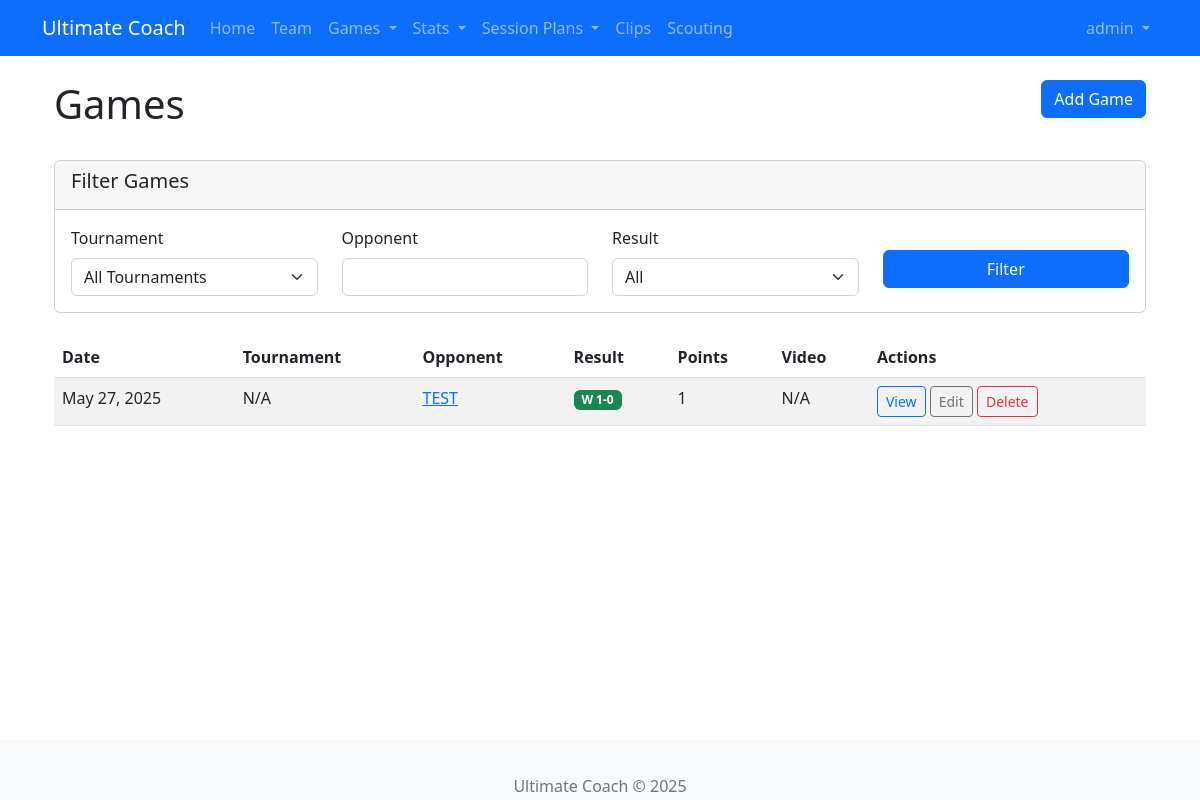
Page /games/ (signed in) on the committed database.
### app/models/user.py (models this page shows, shortened)
class User(UserMixin, db.Model):
    id = db.Column(db.Integer, primary_key=True)
    username = db.Column(db.String(64), unique=True, nullable=False)
    email = db.Column(db.String(120), unique=True, nullable=False)
    password_hash = db.Column(db.String(128))
    role = db.Column(db.String(20), default='user')  # Add this line
    is_admin = db.Column(db.Boolean, default=False)
    created_at = db.Column(db.DateTime, default=datetime.utcnow)
    created_drills = db.relationship('SavedDrill', backref='creator', lazy='dynamic')
    player_profile = db.relationship('Player', back_populates='user_account', uselist=False)

### app/models/game.py (models this page shows, shortened)
class Game(db.Model):
    id = db.Column(db.Integer, primary_key=True)
    tournament_id = db.Column(db.Integer, db.ForeignKey('tournament.id'), nullable=True)
    opponent = db.Column(db.String(100), nullable=False)
    our_score = db.Column(db.Integer, default=0)
    their_score = db.Column(db.Integer, default=0)
    date = db.Column(db.Date, nullable=True)
    youtube_link = db.Column(db.String(200), nullable=True)
    notes = db.Column(db.Text, nullable=True)
    created_at = db.Column(db.DateTime, default=datetime.utcnow)
    updated_at = db.Column(db.DateTime, default=datetime.utcnow, onupdate=datetime.utcnow)
    points = db.relationship('Point', backref='game', lazy='dynamic', cascade='all, delete-orphan')
    clips = db.relationship('Clip', backref='game', lazy='dynamic', cascade='all, delete-orphan')
    @property
    def is_win(self):
        return self.our_score > self.their_score
    @property
    def result_string(self):
        if self.is_win:
            return f'W {self.our_score}-{self.their_score}'
        elif self.is_loss:
            return f'L {self.our_score}-{self.their_score}'
        else:
            return f'T {self.our_score}-{self.their_score}'
    @property
    def point_count(self):
        return self.points.count()

### app/routes/game.py (the view)
@bp.route('/')
@login_required
def index():
    form = GameFilterForm()
    tournament_id = request.args.get('tournament_id', type=int)
    opponent = request.args.get('opponent', '')
    result = request.args.get('result', '')
    if tournament_id:
        form.tournament_id.data = tournament_id
    form.opponent.data = opponent
    form.result.data = result
    query = Game.query
    if tournament_id and tournament_id > 0:
        query = query.filter(Game.tournament_id == tournament_id)
    if opponent:
        query = query.filter(Game.opponent.ilike(f'%{opponent}%'))
    if result == 'win':
        query = query.filter(Game.our_score > Game.their_score)
    elif result == 'loss':
        query = query.filter(Game.our_score < Game.their_score)
    elif result == 'tie':
        query = query.filter(Game.our_score == Game.their_score)
    games = query.order_by(Game.date.desc()).all()
    return render_template('game/index.html', games=games, form=form)

### app/forms/game.py
class GameFilterForm(FlaskForm):
    tournament_id = SelectField('Tournament', coerce=int, validators=[Optional()])
    opponent = StringField('Opponent', validators=[Optional()])
    result = SelectField('Result', choices=[
        ('', 'All'),
        ('win', 'Wins'),
        ('loss', 'Losses'),
        ('tie', 'Ties')
    ], validators=[Optional()])
    submit = SubmitField('Filter')
    def __init__(self, *args, **kwargs):
        super(GameFilterForm, self).__init__(*args, **kwargs)
        self.tournament_id.choices = [(0, 'All Tournaments')] + [
            (t.id, t.name) for t in Tournament.query.order_by(Tournament.start_date.desc()).all()
        ]

### app/models/user.py (called while the page is built)
@login.user_loader
def load_user(id):
    return User.query.get(int(id))

### app/templates/game/index.html (shortened to what this page needs)
{% extends "base.html" %}
{% block content %}
<div class="container">
    <div class="row mb-4">
        <div class="col-md-8">
            <h1>Games</h1>
        </div>
        <div class="col-md-4 text-end">
            <a href="{{ url_for('game.add') }}" class="btn btn-primary">Add Game</a>
        </div>
    </div>
    <div class="row mb-4">
        <div class="col-12">
            <div class="card">
                <div class="card-header">
                    <h5>Filter Games</h5>
                </div>
                <div class="card-body">
                    <form method="get" action="{{ url_for('game.index') }}">
                        <div class="row">
                            <div class="col-md-3">
                                {{ form.tournament_id.label(class="form-label") }}
                                {{ form.tournament_id(class="form-select") }}
                            </div>
                            <div class="col-md-3">
                                {{ form.opponent.label(class="form-label") }}
                                {{ form.opponent(class="form-control") }}
                            </div>
                            <div class="col-md-3">
                                {{ form.result.label(class="form-label") }}
                                {{ form.result(class="form-select") }}
                            </div>
                            <div class="col-md-3">
                                <button type="submit" class="btn btn-primary w-100">Filter</button>
                            </div>
                        </div>
                    </form>
                </div>
            </div>
        </div>
    </div>
    <div class="row">
        <div class="col-12">
            <div class="table-responsive">
                <table class="table table-striped table-hover">
                    <thead>
                        <tr>
                            <th>Date</th>
                            <th>Tournament</th>
                            <th>Opponent</th>
                            <th>Result</th>
                            <th>Points</th>
                            <th>Video</th>
                            <th>Actions</th>
                        </tr>
                    </thead>
                    <tbody>
                        {% for game in games %}
                        <tr>
                            <td>{{ game.date.strftime('%b %d, %Y') if game.date else 'N/A' }}</td>
                            <td>
                                {% if game.tournament %}
                                <a href="{{ url_for('tournament.detail', tournament_id=game.tournament.id) }}">
                                    {{ game.tournament.name }}
                                </a>
                                {% else %}
                                N/A
                                {% endif %}
                            </td>
                            <td>
                                <a href="{{ url_for('game.detail', game_id=game.id) }}">
                                    {{ game.opponent }}
                                </a>
                            </td>
                            <td>
                                <span class="badge {% if game.is_win %}bg-success{% elif game.is_loss %}bg-danger{% else %}bg-secondary{% endif %}">
                                    {{ game.result_string }}
                                </span>
                            </td>
                            <td>{{ game.point_count }}</td>
                            <td>
                                {% if game.youtube_link %}
                                <a href="{{ game.youtube_link }}" target="_blank" class="btn btn-sm btn-outline-danger">
                                    <i class="bi bi-youtube"></i> Watch
                                </a>
                                {% else %}
                                N/A
                                {% endif %}
                            </td>
                            <td>
                                <a href="{{ url_for('game.detail', game_id=game.id) }}" class="btn btn-sm btn-outline-primary">View</a>
                                <a href="{{ url_for('game.edit', game_id=game.id) }}" class="btn btn-sm btn-outline-secondary">Edit</a>
                                <button type="button" class="btn btn-sm btn-outline-danger" data-bs-toggle="modal" data-bs-target="#deleteModal{{ game.id }}">Delete</button>
                            </td>
                        </tr>
                        {% else %}
                        <tr>
                            <td colspan="7" class="text-center">No games found.</td>
                        </tr>
                        {% endfor %}
                    </tbody>
                </table>
            </div>
        </div>
    </div>
</div>
{% endblock %}

### app/templates/base.html (shortened to what this page needs)
<!DOCTYPE html>
<html lang="en">
<head>
    <link rel="stylesheet" href="https://cdn.jsdelivr.net/npm/bootstrap@5.2.3/dist/css/bootstrap.min.css">
    <link rel="stylesheet" href="https://cdn.jsdelivr.net/npm/bootstrap-icons@1.10.5/font/bootstrap-icons.css">
    <link rel="stylesheet" href="{{ url_for('static', filename='css/main.css') }}">
</head>
<body>
    <nav class="navbar navbar-expand-lg navbar-dark bg-primary">
        <div class="container">
            <a class="navbar-brand" href="{{ url_for('main.index') }}">Ultimate Coach</a>
            <div class="collapse navbar-collapse" id="navbarNav">
                <ul class="navbar-nav me-auto">
                    <li class="nav-item">
                        <a class="nav-link" href="{{ url_for('main.index') }}"
                           data-bs-toggle="tooltip" data-bs-placement="bottom"
                           title="Return to homepage">Home</a>
                    </li>
                    <li class="nav-item">
                        <a class="nav-link" href="{{ url_for('team.index') }}"
                           data-bs-toggle="tooltip" data-bs-placement="bottom"
                           title="Manage team roster">Team</a>
                    </li>
                    <li class="nav-item dropdown">
                        <a class="nav-link dropdown-toggle" href="#" id="gamesDropdown"
                           role="button" data-bs-toggle="dropdown" aria-expanded="false"
                           data-bs-toggle="tooltip" data-bs-placement="bottom"
                           title="Manage games and tournaments">
                            Games
                        </a>
                    </li>
                    <li class="nav-item dropdown">
                        <a class="nav-link dropdown-toggle" href="#" id="statsDropdown"
                           role="button" data-bs-toggle="dropdown" aria-expanded="false"
                           data-bs-toggle="tooltip" data-bs-placement="bottom"
                           title="View comprehensive statistics and analytics">
                            Stats
                        </a>
                    </li>
                    <li class="nav-item dropdown">
                        <a class="nav-link dropdown-toggle" href="#" role="button" data-bs-toggle="dropdown">
                            Session Plans
                        </a>
                    </li>
                    <li class="nav-item">
                        <a class="nav-link" href="{{ url_for('clip.index') }}"
                           data-bs-toggle="tooltip" data-bs-placement="bottom"
                           title="Manage video clips">Clips</a>
                    </li>
                    <li class="nav-item">
                        <a class="nav-link" href="{{ url_for('scouting.index') }}"
                           data-bs-toggle="tooltip" data-bs-placement="bottom"
                           title="View scouting reports">Scouting</a>
                    </li>
                </ul>
                {% if current_user.is_authenticated %}
                <ul class="navbar-nav">
                    <li class="nav-item dropdown">
                        <a class="nav-link dropdown-toggle" href="#" id="userDropdown"
                           role="button" data-bs-toggle="dropdown" aria-expanded="false">
                            {{ current_user.username }}
                        </a>
                    </li>
                </ul>
                {% endif %}
            </div>
        </div>
    </nav>
    <div class="container mt-4">
        {% block content %}{% endblock %}
    </div>
    <footer class="footer mt-5 py-3 bg-light">
        <div class="container text-center">
            <span class="text-muted">Ultimate Coach &copy; 2025</span>
        </div>
    </footer>
</body>
</html>

### app/static/css/main.css (style rules this page uses)
body { padding-bottom: 60px; }
.footer { position: fixed; bottom: 0; width: 100%; height: 60px; line-height: 60px; background-color: #f5f5f5; }

### rows in the picture
User: username "admin"
Game: date "May 27, 2025", opponent "TEST", result_string "W 1-0", point_count "1", youtube_link "N/A"
